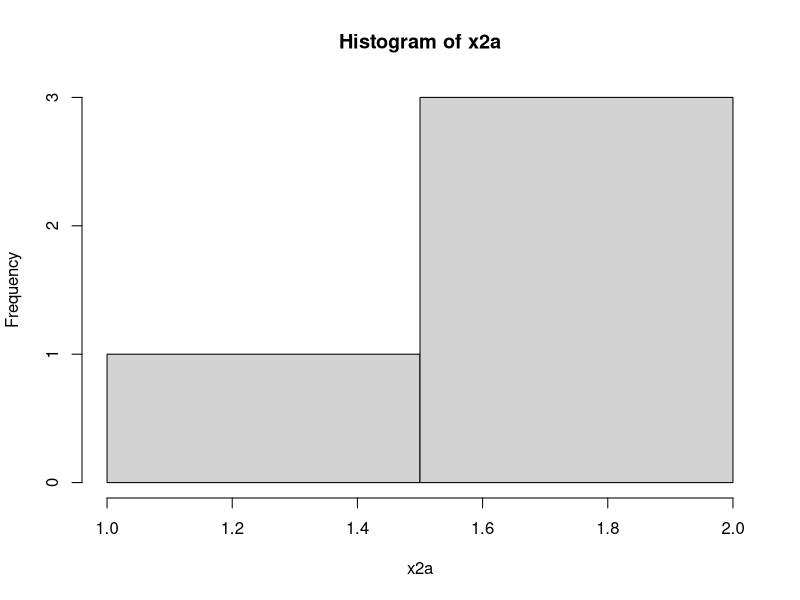
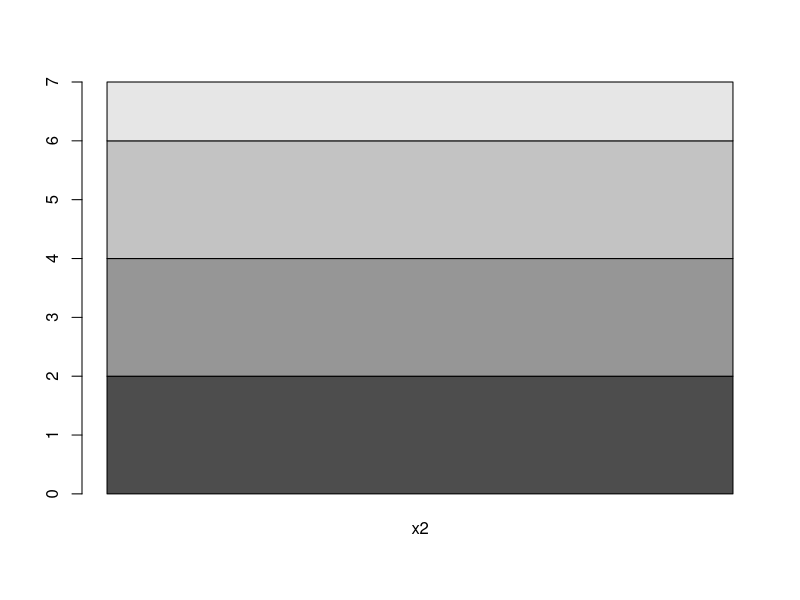
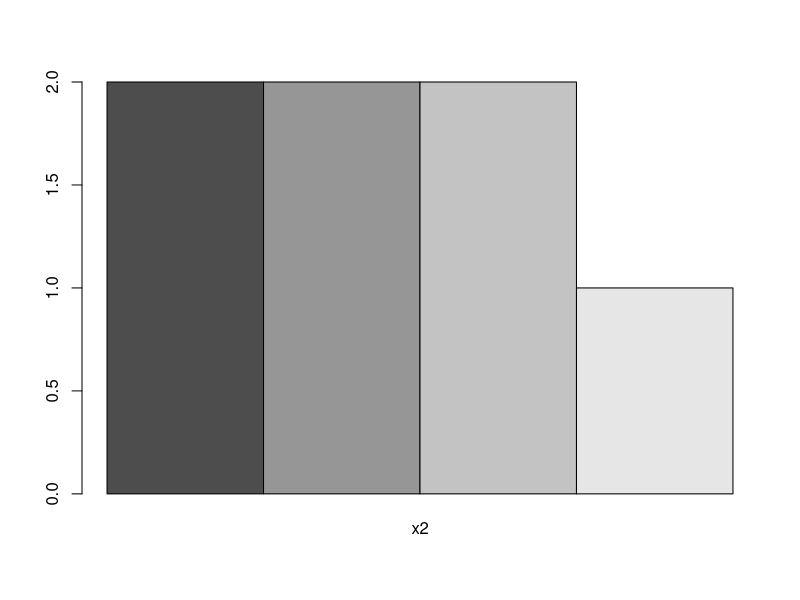
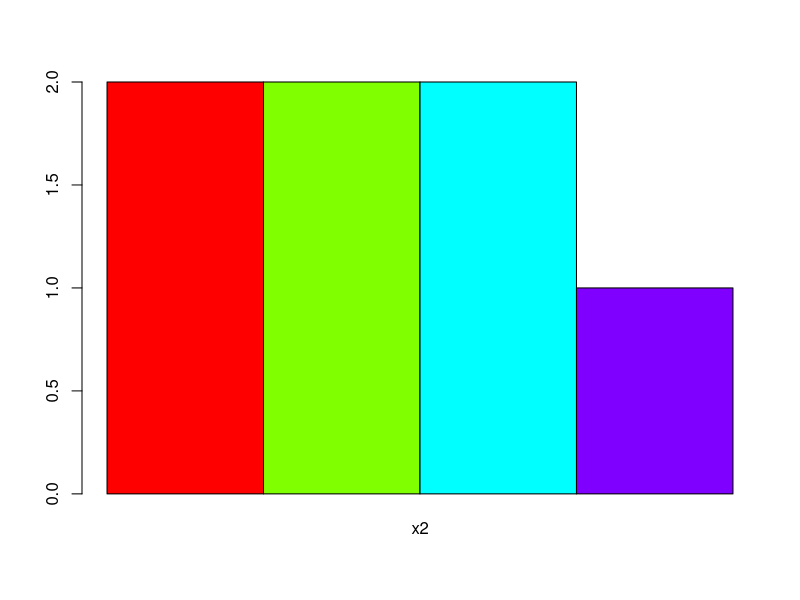
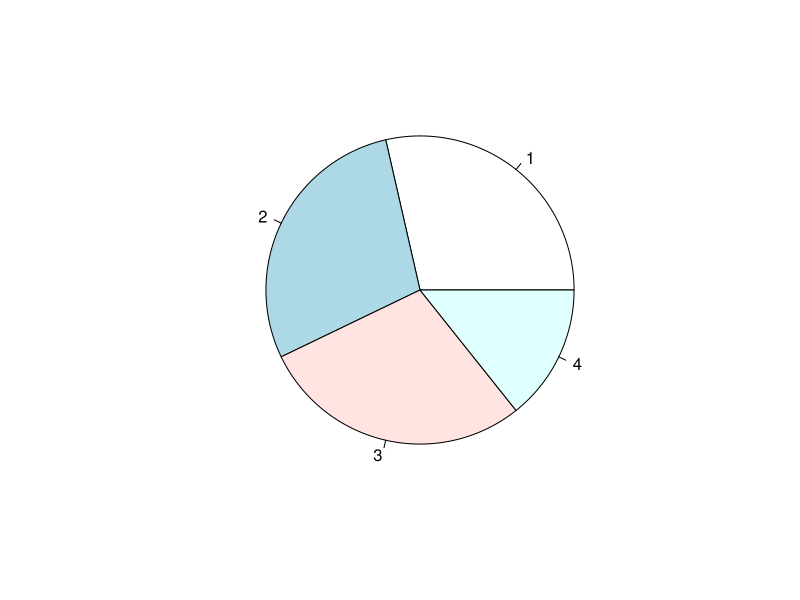
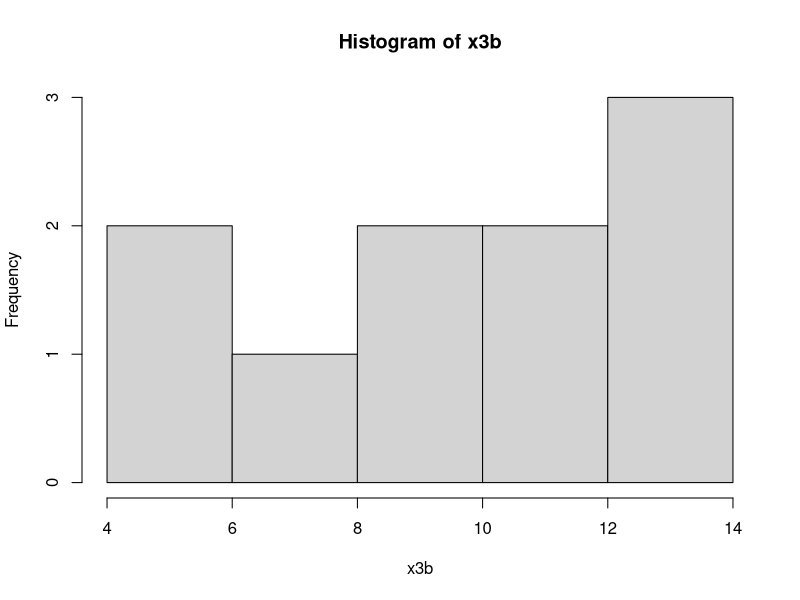
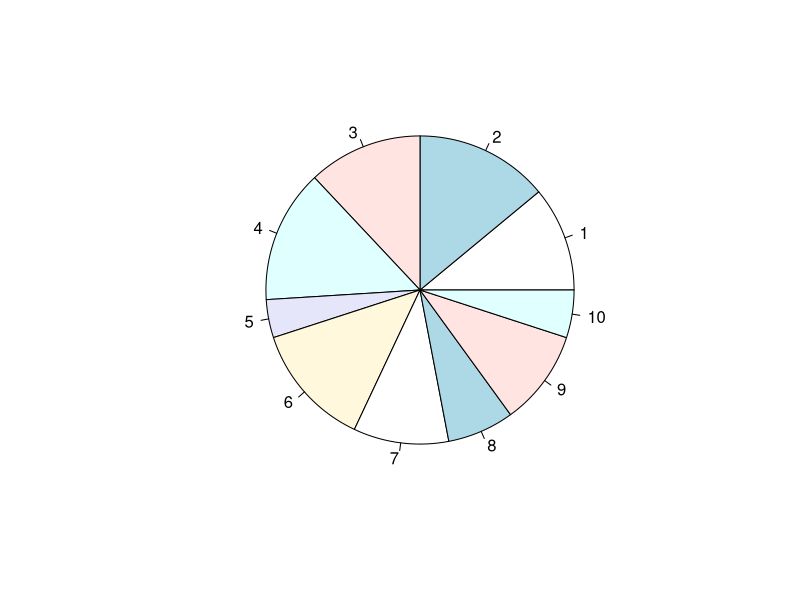
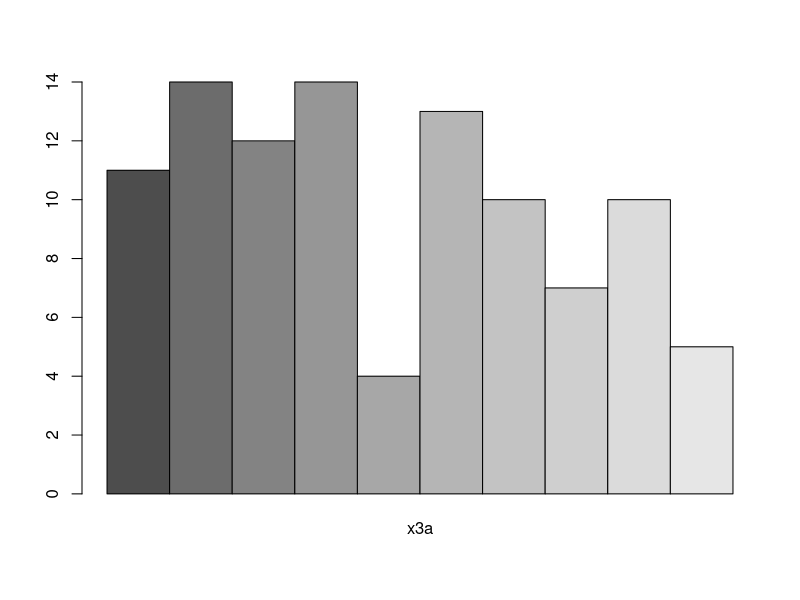

R code for these plots, in order:
# Frequency Distribution



#Discrete Cat Data

(attend = c('A','P','P','A','P','A'))

table(attend)

cbind(table(attend))  # A & P on left side



#Discrete Numeric Data



color=c('blue','green','magenta','green','black','blue','black')
color
(x2 = table(color))
x2
(x2a = cbind(x2))

hist(x2a)  # not relevant 

barplot(x2a)
# not good

barplot(x2a, beside=T) # Better

unique(color) ; length(unique(color))

barplot(x2a, beside=T, col=rainbow(length(unique(color))))

pie(x2a)



#Continuous Data 

set.seed(1234)

x3 = runif(100,0,150)  # 0 to 150 marks range, 100 values 

x3

x3 = ceiling(x3)  #round to higher value

x3

range(x3)

# Divide range into step of 15 ie 10 levels

breaks = seq(0,150,15)


breaks


length(breaks)

x3

#x3[1] = 60; x3[2] = 75

x3.cut = cut(x3, breaks)

x3.cut

table(x3.cut)

cbind(table(x3.cut))  #see it vertically



#give intervals a character values a, b..

(x3.cut = cut(x3, breaks, labels=letters[1:10]))

#(x3.cut = cut(x3, breaks, labels=letters[1:length(breaks)-1]))

x3.cut



(x3a = table(x3.cut))
x3a
(x3b = cbind(x3a))



#plot these freq Table: which is better

hist(x3b)

pie(x3b)

barplot(x3b, beside=T)

barplot(x3b, beside=T, names.arg =rownames(x3b))

plot(x3b)

hist(x3b,breaks=15,col=1:15)
seq(4,15,length.out=15)


# and so..on like previous eg



